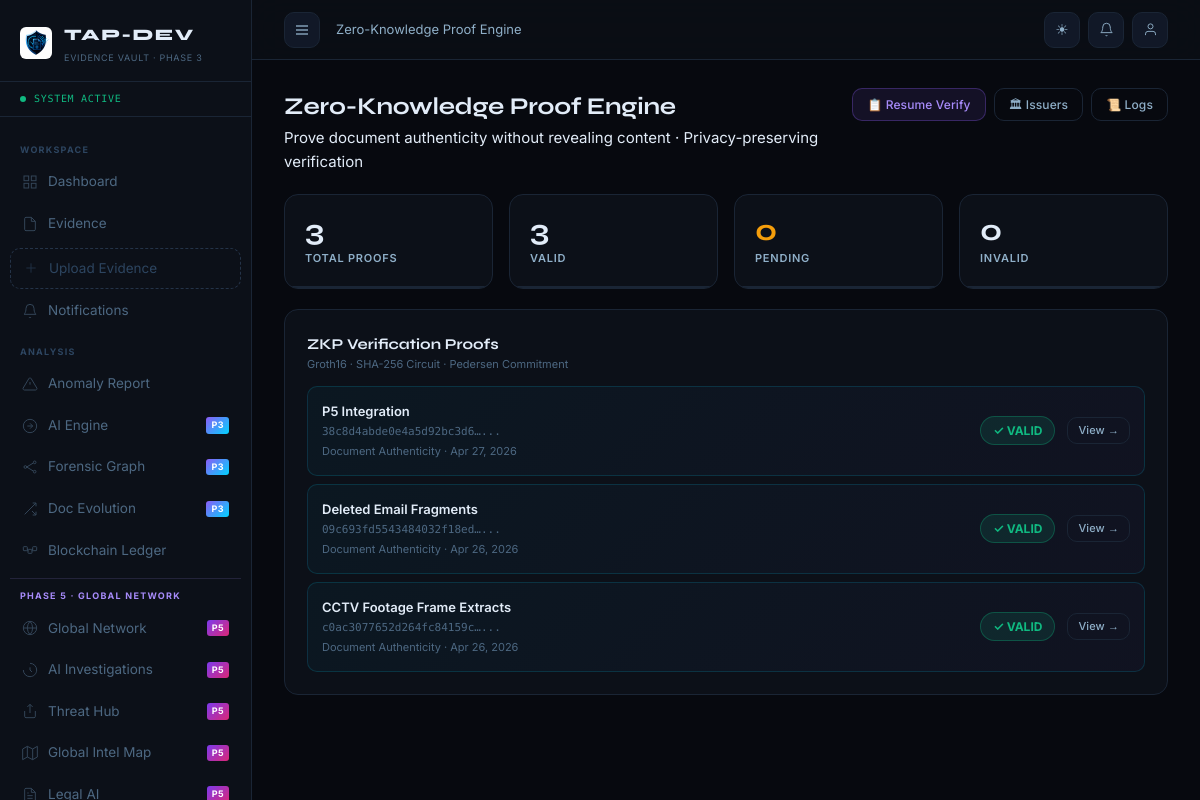
The page /zkp/ (signed in) on the database its author committed.
### apps/zkp/models.py (models this page shows, shortened)
class ZKPVerification(models.Model):
    STATUS_CHOICES = [('PENDING','Pending'),('VALID','Valid'),('INVALID','Invalid'),('EXPIRED','Expired')]
    USE_CASE = [
        ('DOCUMENT_AUTH','Document Authenticity'),('CREDENTIAL','Credential Verification'),
        ('MEDICAL_RECORD','Medical Record'),('LEGAL_CERT','Legal Certificate'),
        ('EDUCATION','Educational Credential'),('CORPORATE','Corporate Compliance'),
        ('RESUME','Resume Verification'),('SKILL_CERT','Skill Certification'),
    ]
    evidence        = models.ForeignKey('tap_evidence.Evidence', on_delete=models.CASCADE, related_name='zkp_proofs')
    use_case        = models.CharField(max_length=20, choices=USE_CASE, default='DOCUMENT_AUTH')
    proof_id        = models.CharField(max_length=64, unique=True)
    commitment      = models.CharField(max_length=128)  # public commitment (hash of hash)
    nullifier       = models.CharField(max_length=64)   # prevents replay
    public_inputs   = models.JSONField(default=dict)    # non-sensitive disclosed fields
    proof_circuit   = models.CharField(max_length=50, default='groth16-sha256')
    status          = models.CharField(max_length=10, choices=STATUS_CHOICES, default='PENDING')
    created_by      = models.ForeignKey(User, on_delete=models.CASCADE, related_name='zkp_created')
    created_at      = models.DateTimeField(auto_now_add=True)
    verified_at     = models.DateTimeField(null=True, blank=True)
    verified_by     = models.ForeignKey(User, null=True, blank=True, on_delete=models.SET_NULL, related_name='zkp_verified')
    expires_at      = models.DateTimeField(null=True, blank=True)
    qr_code_data    = models.TextField(blank=True)
    verification_url = models.URLField(blank=True)
    organization    = models.ForeignKey('tap_org.Organization', null=True, blank=True, on_delete=models.SET_NULL)
    class Meta:
        db_table = 'tap_zkp_verifications'
        ordering = ['-created_at']

### apps/evidence/models.py (models this page shows, shortened)
class Evidence(models.Model):
    STATUS_CHOICES = [
        ('PENDING','Pending'),('VERIFIED','Verified'),
        ('FLAGGED','Flagged'),('STORED','Stored'),('ARCHIVED','Archived'),
    ]
    EXPIRY_TYPE_CHOICES = [
        ('NONE', 'No Expiry'),
        ('TIMED', 'Time-Based'),
        ('EVENT', 'Event-Based'),
    ]
    title             = models.CharField(max_length=255)
    description       = models.TextField(blank=True)
    file              = models.FileField(upload_to=evidence_upload_path, null=True, blank=True)
    filename_original = models.CharField(max_length=255, blank=True)
    file_size         = models.BigIntegerField(default=0)
    mime_type         = models.CharField(max_length=100, blank=True)
    sha256_hash       = models.CharField(max_length=64, db_index=True)
    uploader          = models.ForeignKey(User, on_delete=models.CASCADE, related_name='submitted_evidence')
    created_at        = models.DateTimeField(auto_now_add=True)
    updated_at        = models.DateTimeField(auto_now=True)
    status            = models.CharField(max_length=20, choices=STATUS_CHOICES, default='PENDING')
    trust_score       = models.IntegerField(default=100)
    ipfs_cid          = models.CharField(max_length=255, blank=True)
    blockchain_tx     = models.CharField(max_length=255, blank=True)
    case_id           = models.CharField(max_length=100, blank=True, db_index=True)
    tags              = models.CharField(max_length=255, blank=True)
    version           = models.PositiveIntegerField(default=1)
    is_latest_version = models.BooleanField(default=True)
    parent_evidence   = models.ForeignKey('self', null=True, blank=True, on_delete=models.SET_NULL, related_name='versions')
    expiry_enabled    = models.BooleanField(default=False)
    expiry_type       = models.CharField(max_length=10, choices=EXPIRY_TYPE_CHOICES, default='NONE')
    expires_at        = models.DateTimeField(null=True, blank=True, db_index=True)
    expiry_condition  = models.CharField(max_length=255, blank=True)  # For event-based
    is_expired        = models.BooleanField(default=False, db_index=True)
    expired_at        = models.DateTimeField(null=True, blank=True)
    class Meta:
        db_table = 'tap_evidence'
        ordering = ['-created_at']

### apps/zkp/views.py (the view)
# urls.py: path('', views.zkp_dashboard, name='dashboard'),
@login_required
def zkp_dashboard(request):
    proofs = ZKPVerification.objects.select_related('evidence', 'created_by').order_by('-created_at')
    valid_ct = proofs.filter(status='VALID').count()
    pending_ct = proofs.filter(status='PENDING').count()
    invalid_ct = proofs.filter(status='INVALID').count()
    credentials = ResumeCredential.objects.filter(owner=request.user)
    cred_stats = {
        'total': credentials.count(),
        'verified': credentials.filter(status='VERIFIED').count(),
        'pending': credentials.filter(status='PENDING').count(),
    }
    issuers = TrustedIssuer.objects.filter(trust_level__in=['VERIFIED', 'TRUSTED']).count()
    return render(request, 'zkp/dashboard.html', {
        'proofs': proofs[:30],
        'stats': {'total': proofs.count(), 'valid': valid_ct, 'pending': pending_ct, 'invalid': invalid_ct},
        'cred_stats': cred_stats,
        'issuer_count': issuers,
    })

### apps/notifications/context_processors.py (called while the page is built)
def notifications_ctx(request):
    if request.user.is_authenticated:
        count = request.user.notifications.filter(is_read=False).count()
        return {'unread_notifications': count}
    return {'unread_notifications': 0}

### apps/users/models.py (called while the page is built)
    def get_avatar_initials(self):
        fn = self.user.first_name[:1] if self.user.first_name else ''
        ln = self.user.last_name[:1]  if self.user.last_name  else ''
        return (fn + ln).upper() or self.user.username[:2].upper()

### templates/zkp/dashboard.html (shortened to what this page needs)
{% extends 'base.html' %}
{% block breadcrumb %}Zero-Knowledge Proof Engine{% endblock %}
{% block content %}
<div class="page-header" style="margin-bottom:20px;">
  <div class="page-header-left"><div class="page-title">Zero-Knowledge Proof Engine</div>
    <div class="page-subtitle">Prove document authenticity without revealing content · Privacy-preserving verification</div></div>
  <div style="display:flex;gap:8px;">
    <a href="{% url 'zkp:resume_dashboard' %}" class="btn btn-sm" style="background:rgba(139,92,246,.1);color:#a78bfa;border:1px solid rgba(139,92,246,.3);">📋 Resume Verify</a>
    {% if user.profile.role == 'ADMIN' %}
    <a href="{% url 'zkp:manage_issuers' %}" class="btn btn-sm btn-ghost">🏛 Issuers</a>
    <a href="{% url 'zkp:verification_logs' %}" class="btn btn-sm btn-ghost">📜 Logs</a>
    {% endif %}
  </div>
</div>
<div class="stats-grid" style="grid-template-columns:repeat(4,1fr);margin-bottom:20px;">
  <div class="stat-card"><div class="stat-value">{{ stats.total }}</div><div class="stat-label">Total Proofs</div></div>
  <div class="stat-card"><div class="stat-value risk-safe">{{ stats.valid }}</div><div class="stat-label">Valid</div></div>
  <div class="stat-card"><div class="stat-value" style="color:#f59e0b;">{{ stats.pending }}</div><div class="stat-label">Pending</div></div>
  <div class="stat-card"><div class="stat-value risk-critical">{{ stats.invalid }}</div><div class="stat-label">Invalid</div></div>
</div>
<div class="card">
  <div class="card-header"><div class="card-title">ZKP Verification Proofs</div>
    <div style="font-size:11px;color:var(--text-3);">Groth16 · SHA-256 Circuit · Pedersen Commitment</div></div>
  {% if proofs %}
  <div style="display:flex;flex-direction:column;gap:8px;margin-top:12px;">
    {% for proof in proofs %}
    <div class="zkp-proof-card" style="border-radius:var(--r-md);padding:14px;">
      <div style="display:flex;align-items:center;gap:12px;">
        <div style="flex:1;min-width:0;">
          <div style="font-size:13px;font-weight:600;color:var(--text);">{{ proof.evidence.title|truncatechars:40 }}</div>
          <div style="font-size:11px;color:var(--text-3);font-family:var(--font-mono);margin-top:2px;">{{ proof.proof_id|truncatechars:24 }}...</div>
          <div style="font-size:11px;color:var(--text-3);margin-top:2px;">{{ proof.get_use_case_display }} · {{ proof.created_at|date:"M d, Y" }}</div>
        </div>
        <span class="zkp-status-badge {{ proof.status }}">{% if proof.status == "VALID" %}✓{% elif proof.status == "INVALID" %}✕{% else %}⏳{% endif %} {{ proof.status }}</span>
        <a href="{% url 'zkp:detail' proof.proof_id %}" class="btn btn-ghost" style="font-size:11px;padding:4px 10px;">View →</a>
      </div>
    </div>
    {% endfor %}
  </div>
  {% endif %}
</div>
{% endblock %}

### rows shown on the page
ZKPVerification: evidence "P5 Integration", proof_id "38c8d4abde0e4a5d92bc3d6…", use_case "Document Authenticity", created_at "Apr 27, 2026", status "VALID"
ZKPVerification: evidence "Deleted Email Fragments", proof_id "09c693fd5543484032f18ed…", use_case "Document Authenticity", created_at "Apr 26, 2026", status "VALID"
ZKPVerification: evidence "CCTV Footage Frame Extracts", proof_id "c0ac3077652d264fc84159c…", use_case "Document Authenticity", created_at "Apr 26, 2026", status "VALID"

### other values the page prints
{{ stats.total }} "3"
{{ stats.valid }} "3"
{{ stats.pending }} "0"
{{ stats.invalid }} "0"
